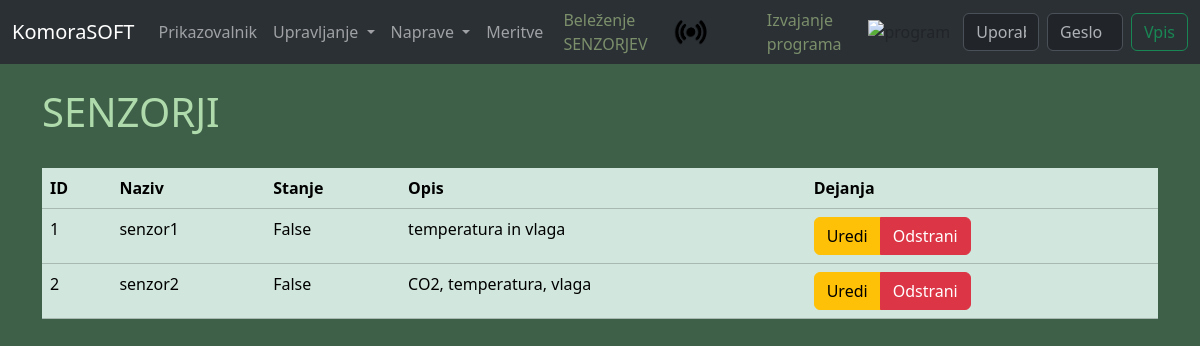
The page /sensors/ on the database as committed earlier.
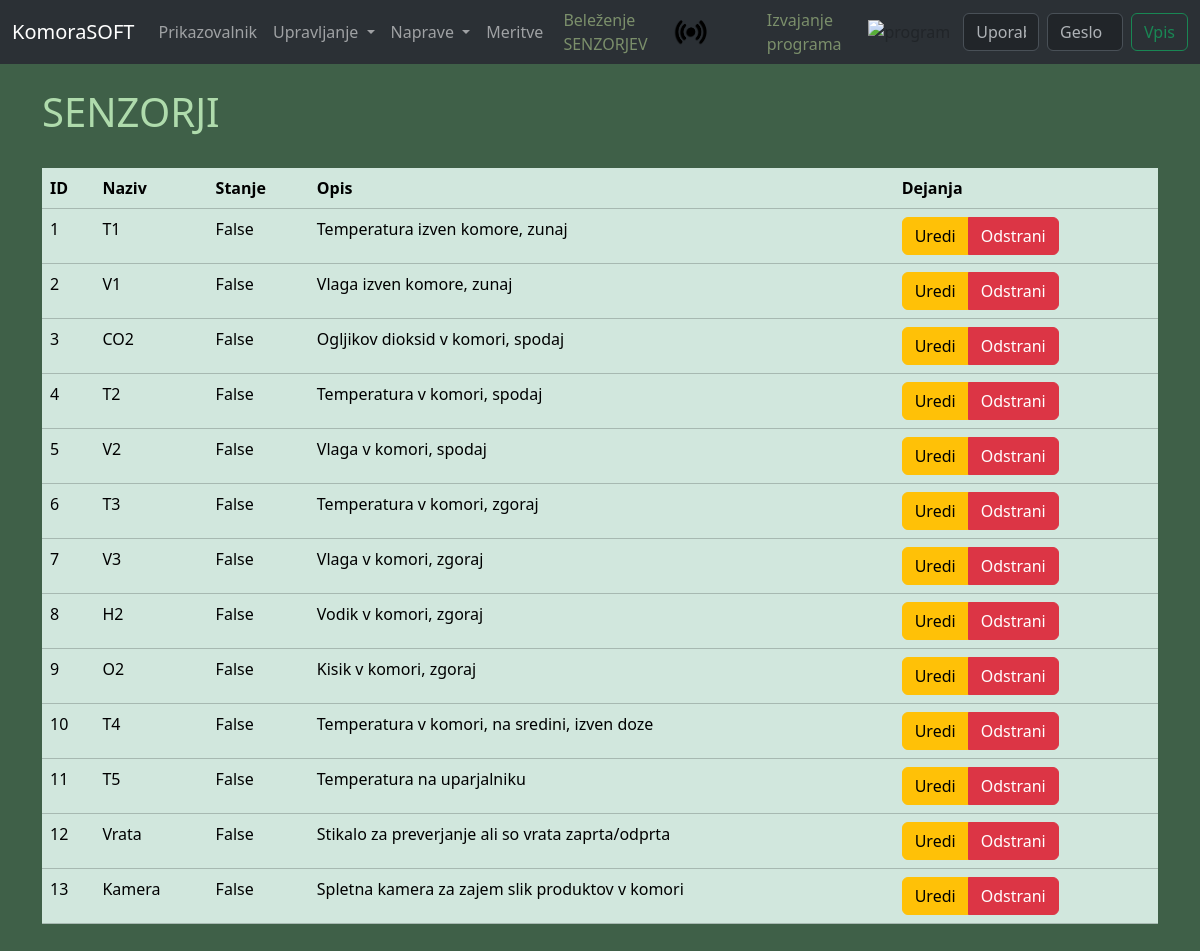
The same page on the database as committed later.
### komorasoft/blueprints/sensors/models.py (models this page shows, shortened)
class Sensor(db.Model):
    __tablename__ = 'senzorji'
    sid = db.Column(db.Integer, primary_key=True)
    name = db.Column(db.String, nullable=False)
    state = db.Column(db.Boolean, nullable=False)
    description = db.Column(db.String)
    __table_args__ = (
        UniqueConstraint('name', name='uq_name'),
    )

### komorasoft/blueprints/sensors/routes.py (the view)
@sensors.route('/')
def index():
    sensors = Sensor.query.all()
    cols = ["ID","Naziv","Stanje","Opis","Dejanja"]
    rows = [[sensor.sid,sensor.name,sensor.state,sensor.description] for sensor in sensors]
    return render_template('sensors/index.html', sensors=sensors, columns=cols, rows=rows)

### komorasoft/blueprints/sensors/templates/sensors/index.html (shortened to what this page needs)
{% extends "base.html" %}
{% block content %}
<div>
    <h1>SENZORJI</h1><br>
    {% if sensors %}
        <table class="table table-success table-hover">
            <thead>
                <tr>
                    {% for col in columns %}
                        <th scope="col">{{col}}</th>
                    {% endfor %}
                </tr>
            </thead>
            <tbody>
                {% for row in rows %}
                    <tr>
                        {% for element in row %}
                            <td>{{element}}</td>
                        {% endfor %}
                        <td>
                            <div class="btn-group" role="group" aria-label="Basic mixed styles example">
                                <button type="button" class="btn btn-warning" data-bs-toggle="modal" data-bs-target="#modalEdit{{ loop.index }}">Uredi</button>
                                <button type="button" class="btn btn-danger" data-bs-toggle="modal" data-bs-target="#modalDelete{{ loop.index }}">
                                    Odstrani
                                </button>
                            </div>
                        </td>
                    </tr>
                {% endfor %}
            </tbody>
        </table>
    {% else %}
        <center><p>V bazi ni shranjen noben senzor.</p></center>
    {% endif %}
</div><br>
{% endblock %}

### komorasoft/templates/base.html (shortened to what this page needs)
<!doctype html>
<html lang="en">
  <head>
    <link href="https://cdn.jsdelivr.net/npm/bootstrap@5.3.3/dist/css/bootstrap.min.css" rel="stylesheet">
    <link rel="stylesheet" href="https://cdnjs.cloudflare.com/ajax/libs/bootstrap-icons/1.8.3/font/bootstrap-icons.min.css">
    <link rel="stylesheet" href="{{ url_for('static', filename='css/styles.css') }}">
  </head>
  <body>
    {% include 'navbar.html' %}
    <br/>
    <div id="main-container" class="container-xl">
        {% block content %}
        {% endblock %}
    </div>
  </body>
</html>

### komorasoft/templates/navbar.html (shortened to what this page needs)
<nav class="navbar navbar-expand-sm bg-body-tertiary" data-bs-theme="dark">
    <div class="container-fluid">
      <a class="navbar-brand" href="{{url_for('core.index')}}">KomoraSOFT</a>
      <div class="collapse navbar-collapse" id="navbarSupportedContent">
        <ul class="navbar-nav me-auto mb-2 mb-lg-0">
          <li class="nav-item">
            <a class="nav-link" href="{{url_for('core.index')}}">Prikazovalnik</a>
          </li>
          <li class="nav-item dropdown">
            <a class="nav-link dropdown-toggle" href="#" role="button" data-bs-toggle="dropdown" aria-expanded="false">
              Upravljanje
            </a>
          </li>
          <li class="nav-item dropdown">
            <a class="nav-link dropdown-toggle" href="#" role="button" data-bs-toggle="dropdown" aria-expanded="false">
              Naprave
            </a>
          </li>
          <li class="nav-item">
            <a class="nav-link" href="#">Meritve</a>
          </li>
        </ul>
        <div class="container-fluid d-flex justify-content-center align-items-center">
          <p id="sensorsIndicatorText" style="width: fit-content; margin: 0%; padding: 0%;">Beleženje SENZORJEV</p>
          <img id="sensorsIndicator" src="{{url_for('static',filename='images/sensors-black.png')}}" alt="senzorji" style="height: 25px; margin-left: 20px;">
          <p id="programIndicatorText" style="width: fit-content; margin: 0%; padding: 0%; margin-left: 60px;">Izvajanje programa</p>
          <img id="programIndicator" src="#" alt="program aktiven?" style="height: 25px; margin-left: 20px;">
        </div>
        {% if not current_user.is_authenticated %}
          <form action="{{url_for('users.login')}}" class="d-flex" role="search" method="POST">
            <input class="form-control me-2" type="text" name="username" required="required" placeholder="Uporabnik" aria-label="Search">
            <input class="form-control me-2" type="password" name="password" placeholder="Geslo" id="geslo" required="required" aria-label="Search">
            <button class="btn btn-outline-success" type="submit">Vpis</button>
          </form>
        {% endif %}
      </div>
    </div>
  </nav>

### komorasoft/static/css/styles.css (style rules this page uses)
body { background-color: rgb(63, 96, 72); width: 100%; }
h1 { color: rgba(209, 255, 202, 0.774); }
p { color: rgb(123, 143, 107); }
a { color: #afd04d; }

Rows that differ between the two databases and show on the page:
changed Sensor: name "senzor1" → "T1"; description "temperatura in vlaga" → "Temperatura izven komore, zunaj"
changed Sensor: name "senzor2" → "V1"; description "CO2, temperatura, vlaga" → "Vlaga izven komore, zunaj"
added Sensor: row "3" "False", name "CO2", description "Ogljikov dioksid v komori, spodaj"
added Sensor: row "4" "False", name "T2", description "Temperatura v komori, spodaj"
added Sensor: row "5" "False", name "V2", description "Vlaga v komori, spodaj"
added Sensor: row "6" "False", name "T3", description "Temperatura v komori, zgoraj"
added Sensor: row "7" "False", name "V3", description "Vlaga v komori, zgoraj"
added Sensor: row "8" "False", name "H2", description "Vodik v komori, zgoraj"
added Sensor: row "9" "False", name "O2", description "Kisik v komori, zgoraj"
added Sensor: row "10" "False", name "T4", description "Temperatura v komori, na sredini, izven doze"
added Sensor: row "11" "False", name "T5", description "Temperatura na uparjalniku"
added Sensor: row "12" "False", name "Vrata", description "Stikalo za preverjanje ali so vrata zaprta/odprta"
added Sensor: row "13" "False", name "Kamera", description "Spletna kamera za zajem slik produktov v komori"
